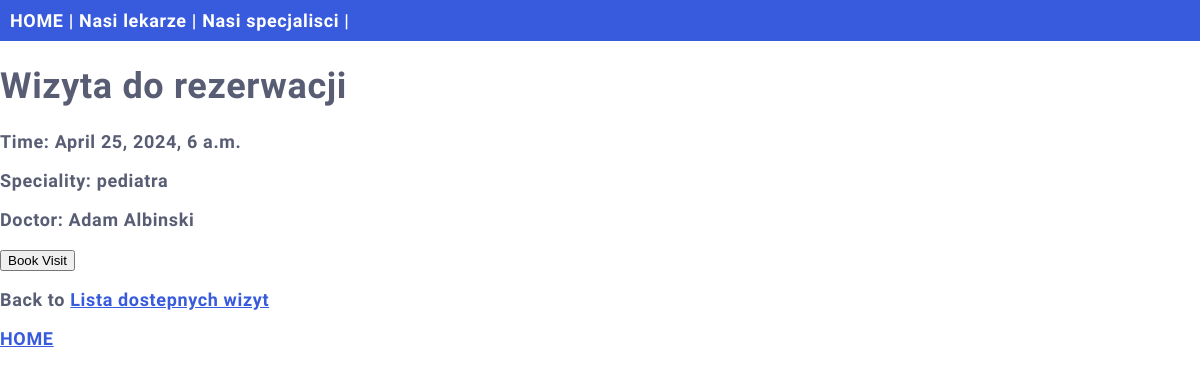
The page /visits/visit/1 on the database its author committed.
### app/models.py (models this page shows, shortened)
class Visit(models.Model):
    created_date = models.DateTimeField(auto_now_add=True)
    patient = models.ForeignKey(Patient, on_delete=models.PROTECT, related_name='reservations', blank=True, null=True)
    doctor = models.ForeignKey(Doctor, on_delete=models.CASCADE, related_name='reservations')
    speciality = models.CharField(max_length=100, null=True, blank=True)
    date = models.DateTimeField()
    description = models.TextField()
    class Meta:
        verbose_name_plural = "Wizyty"

class Member(models.Model):
    first_name = models.CharField(max_length=255, blank=False, null=False)
    second_name = models.CharField(max_length=255, blank=True, null=True)
    last_name = models.CharField(max_length=255, blank=False, null=False)
    added_date = models.DateField(auto_now_add=True)
    phone = models.IntegerField(unique=True, blank=False, null=False)
    email = models.EmailField(max_length=254, verbose_name="Email Address", unique=True, validators=[validate_email])
    class Meta:
        abstract = True

class Doctor(Member):
    speciality = models.CharField(max_length=255, blank=False, null=True)
    def __str__(self):
        return f"{self.first_name} {self.last_name}"
    class Meta:
        verbose_name_plural = "Lekarze"

### app/views.py (the view)
# urls.py: path('visits/visit/<int:id>', views.visit, name='available_visit'),
def visit(request, id):
    visit = Visit.objects.get(id=id)
    template = loader.get_template('visit.html')
    context = {'visit': visit}
    return HttpResponse(template.render(context, request))

### app/templates/visit.html (shortened to what this page needs)
{% extends "main.html" %}
{% block content %}
<h1>Wizyta do rezerwacji</h1>
<p>Time: {{ visit.date }}</p>
<p>Speciality: {{ visit.speciality }}</p>
<p>Doctor: {{ visit.doctor }}</p>
<form action="" method="post">
    <button type="submit" value="book_visit">Book Visit</button>
</form>
<p>Back to <a href="/visits">Lista dostepnych wizyt</a></p>
<p><a href="/">HOME</a></p>
{% endblock %}

### static/staff.css (style rules this page uses)
body { margin:0; font: 600 18px 'Source Sans Pro', sans-serif; letter-spacing: 0.64px; color: #585d74; }
a:link, a:visited { color: #375BDC; }

### rows shown on the page
Visit: date "April 25, 2024, 6 a.m.", speciality "pediatra", doctor "Adam Albinski"
